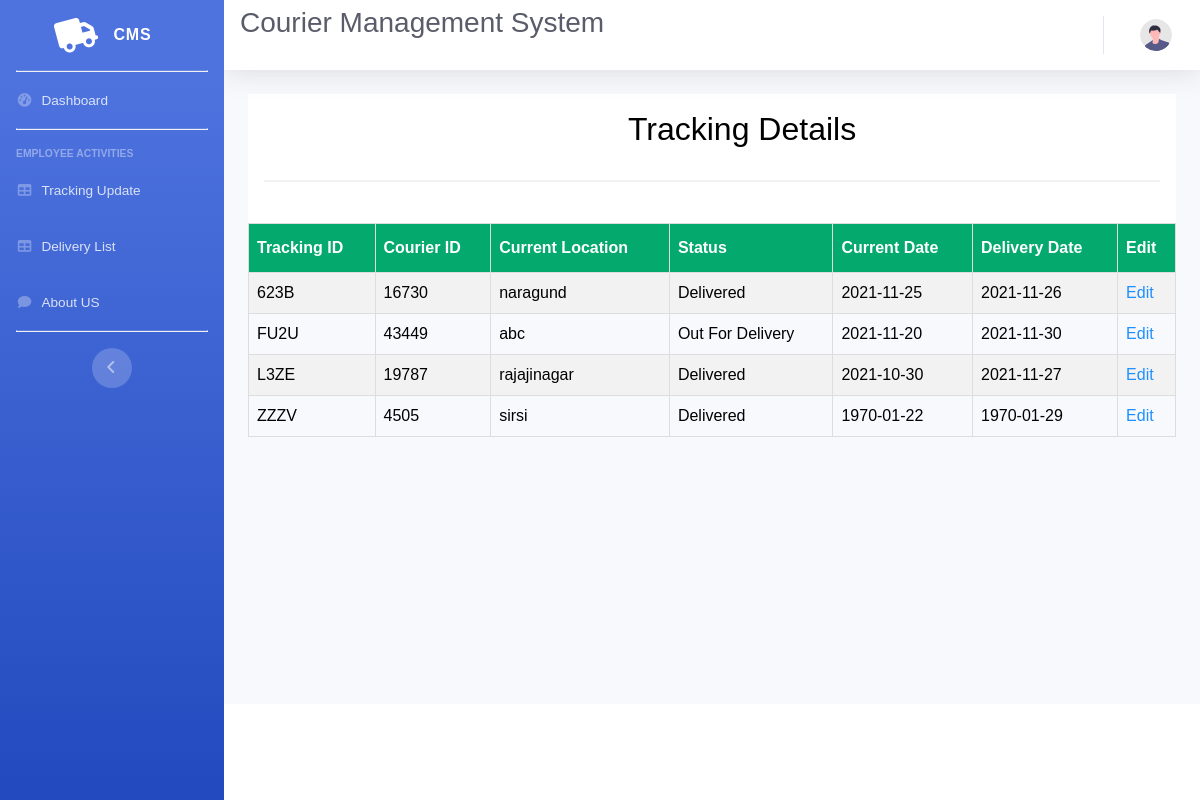
Page /empupdatetracking.php on the committed database.
### tables this page shows
CREATE TABLE `tracking` (
  `tracking_id` varchar(25) NOT NULL,
  `courier_id` int(25) NOT NULL,
  `current_loc` varchar(25) NOT NULL,
  `status1` varchar(50) NOT NULL,
  `cur_date` date NOT NULL,
  `del_date` date NOT NULL
);

### empupdatetracking.php (the view, shortened to what this page needs)
<!DOCTYPE html>
<html lang="en">
<head>
    <link href="vendor/fontawesome-free/css/all.min.css" rel="stylesheet" type="text/css">
    <link href="css/sb-admin-2.min.css" rel="stylesheet">
</head>
<body id="page-top">
    <div id="wrapper">
        <ul class="navbar-nav bg-gradient-primary sidebar sidebar-dark accordion" id="accordionSidebar">
            <a class="sidebar-brand d-flex align-items-center justify-content-center" href="index.html">
                <div class="sidebar-brand-icon rotate-n-15">
                   <i class='fas fa-truck'></i>
                </div>
                <div class="sidebar-brand-text mx-3">CMS </div>
            </a>
            <hr class="sidebar-divider my-0">
            <li class="nav-item">
                <a class="nav-link" href="employeeindex.php">
                    <i class="fas fa-fw fa-tachometer-alt"></i>
                    <span>Dashboard</span></a>
            </li>
            <hr class="sidebar-divider">
            <div class="sidebar-heading">
                Employee Activities
            </div>
            <li class="nav-item">
                <a class="nav-link" href="empupdatetracking.php">
                    <i class="fas fa-fw fa-table"></i>
                    <span>Tracking Update</span></a>
            </li>
            <li class="nav-item">
                <a class="nav-link" href="empdeliverylist.php">
                    <i class="fas fa-fw fa-table"></i>
                    <span>Delivery List</span></a>
            </li>
            <li class="nav-item">
                <a class="nav-link" href="aboutusemp.php">
                    <i class="fas fa-fw fa-comment"></i>
                    <span>About US</span></a>
            </li>
            <hr class="sidebar-divider d-none d-md-block">
            <div class="text-center d-none d-md-inline">
                <button class="rounded-circle border-0" id="sidebarToggle"></button>
            </div>
        </ul>
        <div id="content-wrapper" class="d-flex flex-column">
            <div id="content">
                <nav class="navbar navbar-expand navbar-light bg-white topbar mb-4 static-top shadow">
                <h1 class="h3 mb-4 text-gray-800">Courier Management System</h1>
                    <ul class="navbar-nav ml-auto">
                        <li class="nav-item dropdown no-arrow">
                            <a class="nav-link dropdown-toggle" href="#" id="userDropdown" role="button"
                                data-toggle="dropdown" aria-haspopup="true" aria-expanded="false">
                                <img class="img-profile rounded-circle"
                                    src="img/undraw_profile.svg">
                            </a>
                        </li>
                    </ul>
                </nav>
                <div class="container-fluid">
</head>
<body>
  <div class="container">
  <form action="" method="POST">
  <label class="a" for="cid"  ><h2>&nbsp&nbsp&nbsp&nbsp&nbsp&nbsp&nbsp&nbsp&nbsp&nbsp&nbsp&nbsp&nbsp&nbsp&nbsp&nbsp&nbsp&nbsp&nbsp&nbsp&nbsp&nbsp&nbsp&nbsp&nbsp&nbsp&nbsp&nbsp&nbsp&nbsp&nbsp&nbsp&nbsp&nbsp&nbsp&nbsp&nbsp&nbsp&nbsp&nbsp
 Tracking Details</h2></label><br>
 <hr>
    </form>
</div>
            <table id="branch">
  <tr>
    <th>Tracking ID</th>
    <th>Courier ID</th>
    <th>Current Location</th>
    <th>Status</th>
    <th>Current Date</th>
    <th>Delivery Date</th>
    <th>Edit</th>
  </tr>
<?php
include "config.php";
$sql="select * from tracking";
$records = mysqli_query($conn,$sql);
while($data = mysqli_fetch_array($records))
{
?>
  <tr>
    <td><?php echo $data['tracking_id']; ?></td>
    <td><?php echo $data['courier_id']; ?></td>
    <td><?php echo $data['current_loc']; ?></td>
    <td><?php echo $data['status1']; ?></td>
    <td><?php echo $data['cur_date']; ?></td>
    <td><?php echo $data['del_date']; ?></td>
    <td><a href="empstatusupdate.php?tracking_id=<?php echo $data['tracking_id']; ?>">Edit</a></td>
  </tr>
<?php
}
?>
</table>
</body>
                </div>
            </div>
            <footer class="sticky-footer bg-white">
                <div class="container my-auto">
                </div>
            </footer>
        </div>
    </div>
</body>
</html>

### empupdatetracking.php (style rules this page uses)
body { font-family: Arial, Helvetica, sans-serif; background-color: black; }
* { box-sizing: border-box; }
.container { padding: 16px; background-color: white; }
hr { border: 1px solid #f1f1f1; margin-bottom: 25px; }
a { color: dodgerblue; }
#branch { font-family: Arial, Helvetica, sans-serif; border-collapse: collapse; width: 100%; }
#branch td, #branch th { border: 1px solid #ddd; padding: 8px; color:black; }
.a { color:black; text-align:center; font-weight:bold; }
#branch tr:nth-child(even) { background-color: #f2f2f2; }
#branch th { padding-top: 12px; padding-bottom: 12px; text-align: left; background-color: #04AA6D; color: white; }

### rows in the picture
tracking: tracking_id "623B", courier "16730", current_loc "naragund", status1 "Delivered", cur_date "2021-11-25", del_date "2021-11-26"
tracking: tracking_id "FU2U", courier "43449", current_loc "abc", status1 "Out For Delivery", cur_date "2021-11-20", del_date "2021-11-30"
tracking: tracking_id "L3ZE", courier "19787", current_loc "rajajinagar", status1 "Delivered", cur_date "2021-10-30", del_date "2021-11-27"
tracking: tracking_id "ZZZV", courier "4505", current_loc "sirsi", status1 "Delivered", cur_date "1970-01-22", del_date "1970-01-29"
